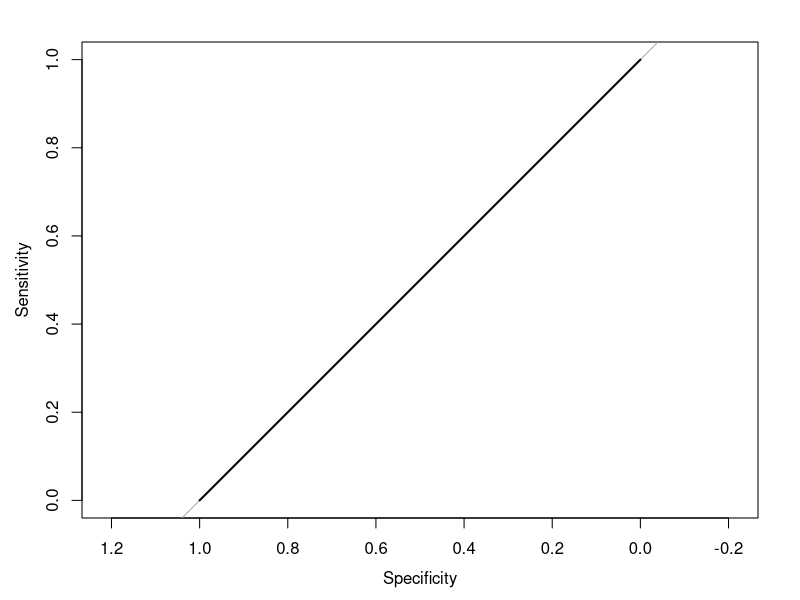

The R script that drew this image:
# Install necessary packages if not already installed
if (!require("caret")) install.packages("caret", dependencies = TRUE)
if (!require("pROC")) install.packages("pROC")
if (!require("randomForest")) install.packages("randomForest", dependencies = TRUE)

# Load the libraries
library(caret)
library(pROC)
library(randomForest)

# Load the data
validation_data <- read.csv("validation_data.csv")

# Assuming the CSV has columns named 'actual_labels' and 'model_predictions'
# Replace these with the actual column names in your CSV
actual_labels <- factor(validation_data$Actual_Label)
model_predictions <- factor(validation_data$Predicted_Label)

# Ensure levels are consistent for confusion matrix
levels(model_predictions) <- levels(actual_labels)

# Print levels to help diagnose the issue
print("Levels of actual_labels:")
print(levels(actual_labels))
print("Levels of model_predictions:")
print(levels(model_predictions))


# Perform statistical tests
# Confusion Matrix
confusionMatrix(model_predictions, actual_labels)

roc_obj <- roc(response = actual_labels, predictor = as.numeric(model_predictions))
plot(roc_obj)
auc(roc_obj)